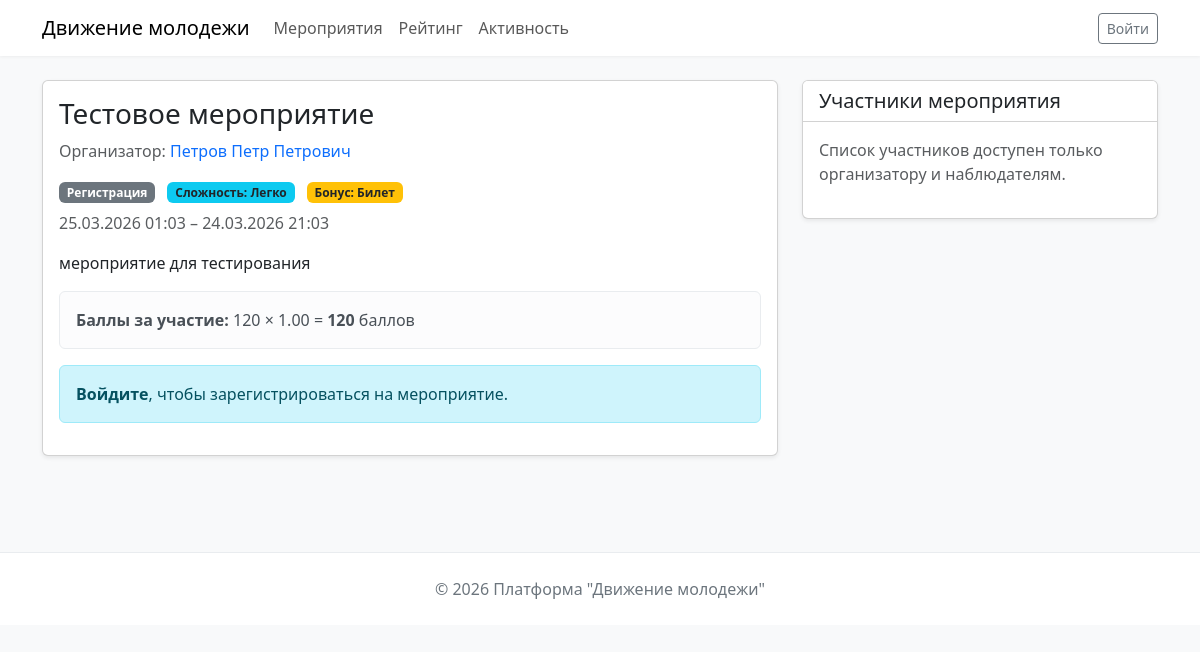
The page /event?id=8 on the database its author committed.
### tables this page shows
CREATE TABLE `events` (
  `event_ID` int NOT NULL,
  `event_Organizer` int NOT NULL,
  `event_Title` varchar(256) NOT NULL,
  `event_Description` text,
  `event_Status` int NOT NULL,
  `event_Category` int NOT NULL,
  `event_DateTimeStart` datetime NOT NULL DEFAULT CURRENT_TIMESTAMP,
  `event_DateTimeEnd` datetime NOT NULL,
  `event_Points` int NOT NULL,
  `event_Bonuses` int DEFAULT NULL,
  `event_Coef` int NOT NULL
);

CREATE TABLE `organizer_profiles` (
  `organizer_ID` int NOT NULL,
  `organizer_fullname` varchar(256) NOT NULL,
  `organizer_events` int NOT NULL DEFAULT '0' COMMENT 'Изначально определяется 0 проведенных мероприятий',
  `organizer_prizes` varchar(256) NOT NULL,
  `organizer_trust` decimal(3,2) NOT NULL DEFAULT '5.00',
  `organizer_subrole` int NOT NULL
);

CREATE TABLE `status_event` (
  `status_ID` int NOT NULL,
  `status_Type` varchar(64) NOT NULL
);

CREATE TABLE `coef` (
  `coef_ID` int NOT NULL,
  `coef_Value` decimal(3,2) NOT NULL,
  `coef_Difficult` varchar(64) NOT NULL
);

CREATE TABLE `bonuses` (
  `bonus_ID` int NOT NULL,
  `bonus_Name` varchar(64) NOT NULL
);

### src/controllers/routers.php (called while the page is built, shortened)
<?php
Router::action();

### index.php (called while the page is built, shortened)
<?php
require_once 'src/config/connect.php';
require_once 'src/modules/event.php';
require_once 'src/controllers/router.php';
require_once 'src/controllers/routers.php';

### src/modules/event.php (called while the page is built, shortened)
<?php
class Event
{
    public static function getEvent($eventId)
    {
        $stmt = database::$pdo->prepare("
        SELECT e.*,
               s.status_Type,
               c.coef_Value, c.coef_Difficult,
               cat.category_Type,
               b.bonus_Name,
               op.organizer_fullname,
               u.user_Login as organizer_login
        FROM events e
        LEFT JOIN status_event s ON e.event_Status = s.status_ID
        LEFT JOIN coef c ON e.event_Coef = c.coef_ID
        LEFT JOIN category cat ON e.event_Category = cat.category_ID
        LEFT JOIN bonuses b ON e.event_Bonuses = b.bonus_ID
        LEFT JOIN organizer_profiles op ON e.event_Organizer = op.organizer_ID
        LEFT JOIN users u ON op.organizer_ID = u.user_ID
        WHERE e.event_ID = ?
    ");
        $stmt->execute([$eventId]);
        return $stmt->fetch();
    }
}

### src/views/pages/event.php (the view, shortened to what this page needs)
<?php
$eventId = isset($_GET['id']) ? (int)$_GET['id'] : 0;
$event = Event::getEvent($eventId);
$canRegister = ($event['event_Status'] == 2);
$participants = [];
$canViewParticipants = false;
$userParticipated = false;
?>
<!DOCTYPE html>
<html lang="ru">
<head>
    <link href="https://cdn.jsdelivr.net/npm/bootstrap@5.3.0-alpha1/dist/css/bootstrap.min.css" rel="stylesheet">
    <link href="/assets/css/home.css" rel="stylesheet">
</head>
<body>
    <nav class="navbar navbar-expand-lg navbar-light">
        <div class="container">
            <a class="navbar-brand" href="/">Движение молодежи</a>
            <div class="collapse navbar-collapse">
                <ul class="navbar-nav me-auto mb-2 mb-lg-0">
                    <li class="nav-item"><a class="nav-link" href="/events">Мероприятия</a></li>
                    <li class="nav-item"><a class="nav-link" href="/rating">Рейтинг</a></li>
                    <li class="nav-item"><a class="nav-link" href="/activity">Активность</a></li>
                </ul>
                <?php if (isset($_SESSION['user_id'])): ?>
                    <div class="d-flex align-items-center">
                        <?php if ($_SESSION['user_role'] == 3): ?>
                            <a href="/admin" class="btn btn-outline-warning btn-sm me-2">Панель администратора</a>
                        <?php endif; ?>
                        <?php if ($_SESSION['user_role'] >= 2): ?>
                            <a href="/hr-dashboard" class="btn btn-outline-info btn-sm me-2">Инспекция</a>
                        <?php endif; ?>
                        <a href="/profile" class="text-dark text-decoration-none me-2">
                            <?= htmlspecialchars($_SESSION['user_fullname'] ?? $_SESSION['user_login']) ?>
                        </a>
                        <form method="POST" action="/logout">
                            <button class="btn btn-outline-danger btn-sm">Выйти</button>
                        </form>
                    </div>
                <?php else: ?>
                    <a href="/auth" class="btn btn-outline-secondary btn-sm">Войти</a>
                <?php endif; ?>
            </div>
        </div>
    </nav>
    <main class="container py-4">
        <div class="row">
            <div class="col-lg-8">
                <div class="card shadow-sm mb-4">
                    <div class="card-body">
                        <h1 class="h3"><?= htmlspecialchars($event['event_Title']) ?></h1>
                        <p class="text-muted">
                            Организатор:
                            <a href="/profile?id=<?= $event['event_Organizer'] ?>">
                                <?= htmlspecialchars($event['organizer_fullname'] ?? $event['organizer_login']) ?>
                            </a>
                        </p>
                        <div class="mb-2">
                            <span class="badge bg-secondary"><?= htmlspecialchars($event['status_Type']) ?></span>
                            <span class="badge bg-info text-dark ms-2">Сложность: <?= htmlspecialchars($event['coef_Difficult']) ?></span>
                            <?php if ($event['bonus_Name']): ?>
                                <span class="badge bg-warning text-dark ms-2">Бонус: <?= htmlspecialchars($event['bonus_Name']) ?></span>
                            <?php endif; ?>
                        </div>
                        <p class="text-muted">
                            <?= date('d.m.Y H:i', strtotime($event['event_DateTimeStart'])) ?> –
                            <?= date('d.m.Y H:i', strtotime($event['event_DateTimeEnd'])) ?>
                        </p>
                        <p><?= nl2br(htmlspecialchars($event['event_Description'])) ?></p>
                        <div class="alert alert-light">
                            <strong>Баллы за участие:</strong> <?= $event['event_Points'] ?> × <?= $event['coef_Value'] ?> =
                            <strong><?= $event['event_Points'] * $event['coef_Value'] ?></strong> баллов
                        </div>
                        <?php if (!isset($_SESSION['user_id'])): ?>
                            <div class="alert alert-info">
                                <a href="/auth?redirect=<?= urlencode($_SERVER['REQUEST_URI']) ?>" class="alert-link">Войдите</a>, чтобы зарегистрироваться на мероприятие.
                            </div>
                        <?php elseif ($_SESSION['user_role'] == 1 && !$userParticipated && $canRegister): ?>
                            <form method="POST">
                                <button type="submit" name="join_event" class="btn btn-primary">Записаться на мероприятие</button>
                            </form>
                        <?php elseif ($_SESSION['user_role'] == 1 && !$canRegister && !$userParticipated): ?>
                            <div class="alert alert-warning">
                                Регистрация на это мероприятие закрыта (доступна только в статусе "Регистрация").
                            </div>
                        <?php endif; ?>
                    </div>
                </div>
            </div>
            <div class="col-lg-4">
                <div class="card shadow-sm">
                    <div class="card-header bg-white">
                        <h2 class="h5 mb-0">Участники мероприятия</h2>
                    </div>
                    <div class="card-body p-0">
                        <?php if (!$canViewParticipants): ?>
                            <p class="text-muted p-3">Список участников доступен только организатору и наблюдателям.</p>
                        <?php elseif (empty($participants)): ?>
                            <p class="text-muted p-3">Пока нет зарегистрированных участников.</p>
                        <?php endif; ?>
                    </div>
                </div>
            </div>
        </div>
    </main>
    <footer>
        <div class="container">
            <p class="mb-0">© 2026 Платформа "Движение молодежи"</p>
        </div>
    </footer>
</body>
</html>

### src/controllers/router.php (shortened to what this page needs)
<?php
class Router
{
    public static $getRoutes = [];
    public static function getMethods($URI, $namepage)
    {
        self::$getRoutes[] = [
            "uri" => $URI,
            "namepage" => $namepage
        ];
    }
    public static function action()
    {
        $routing = $_GET['routing'] ?? "";
        $requestUri = "/" . $routing;
        foreach (self::$getRoutes as $route) {
            if ($route['uri'] === $requestUri) {
                $viewFile = "src/views/pages/" . $route['namepage'] . ".php";
                include $viewFile;
                return;
            }
        }
        die("404 - Страница не найдена");
    }
}

### assets/css/home.css (style rules this page uses)
body { background-color: #f8f9fa; font-family: system-ui, -apple-system, 'Segoe UI', Roboto, sans-serif; }
.navbar { background-color: #fff; box-shadow: 0 1px 3px rgba(0,0,0,0.05); }
footer { background-color: #fff; border-top: 1px solid #e9ecef; margin-top: 3rem; padding: 1.5rem 0; text-align: center; color: #6c757d; }
a { text-decoration: none; }

### rows shown on the page
events: event_Title "Тестовое мероприятие", event_Organizer.organizer_fullname "Петров Петр Петрович", event_Status.status_Type "Регистрация", event_Coef.coef_Difficult "Легко", event_Bonuses.bonus_Name "Билет", event_DateTimeStart "25.03.2026 01:03", event_DateTimeEnd "24.03.2026 21:03", event_Description "мероприятие для тестирования", event_Points "120", event_Coef.coef_Value "1.00", $event['event_Points']*$event['coef_Value'] "120"
